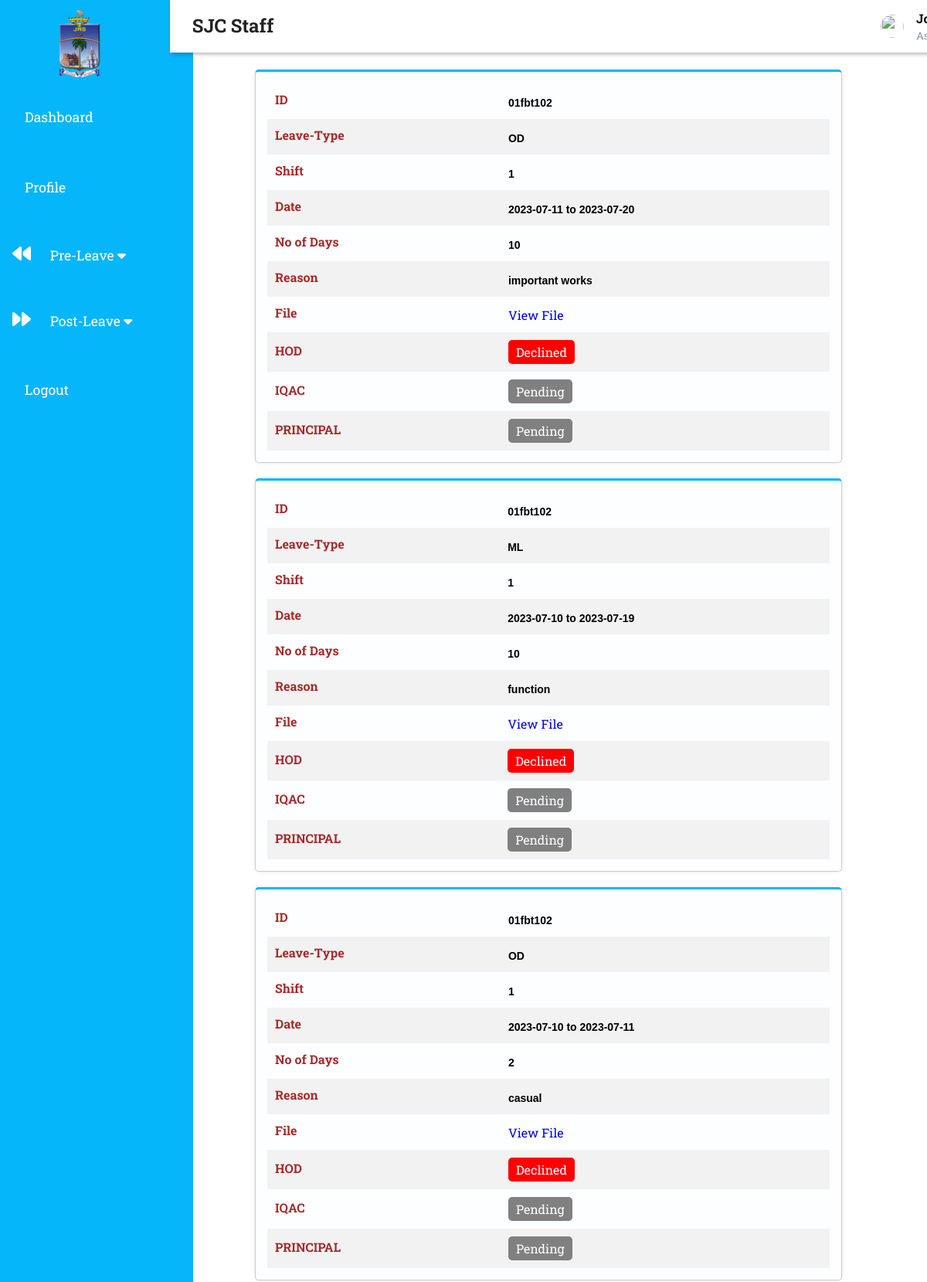
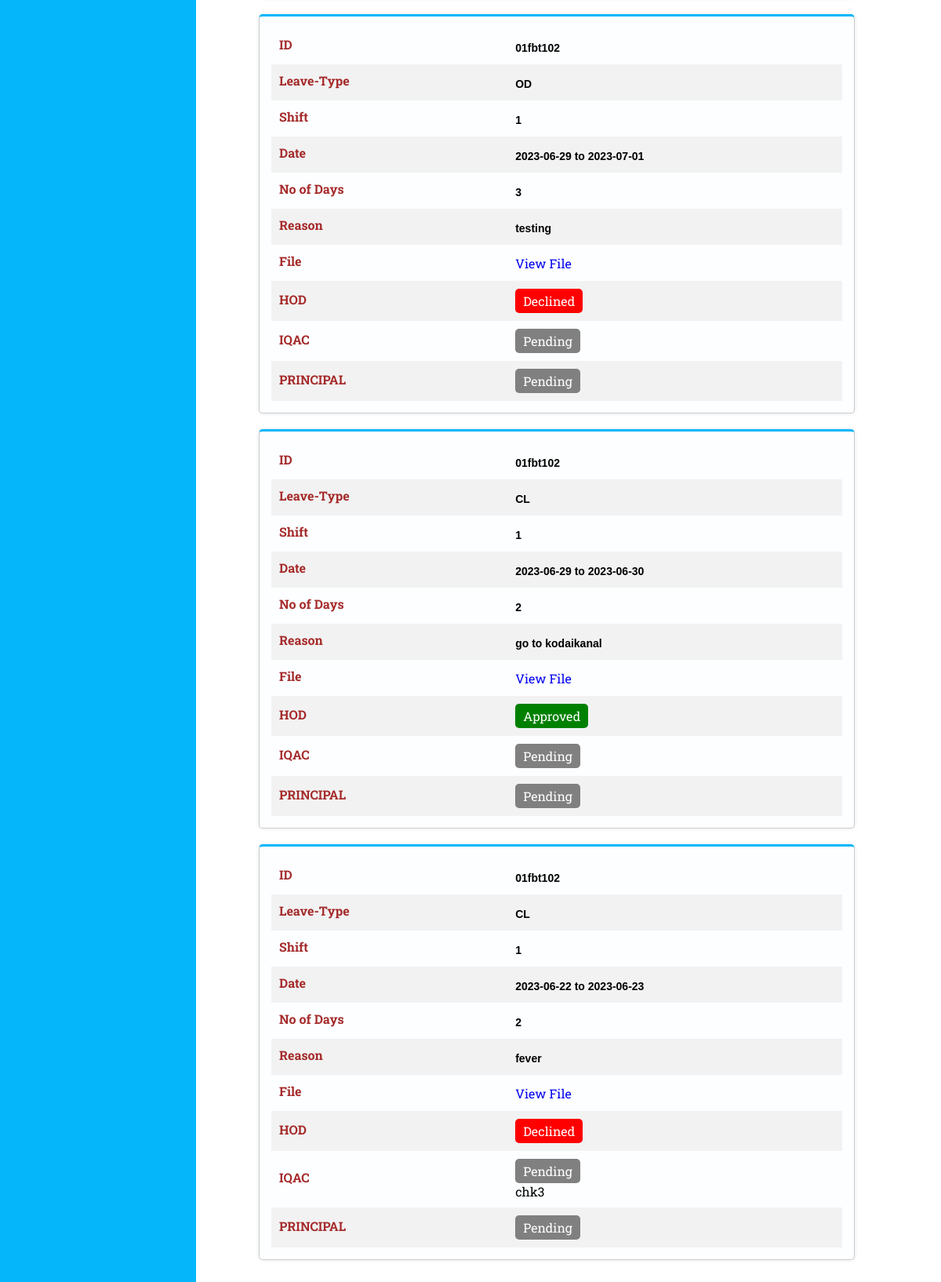
The app's page /Staff/pending.php (signed in), older data (2 pictures, top to bottom).
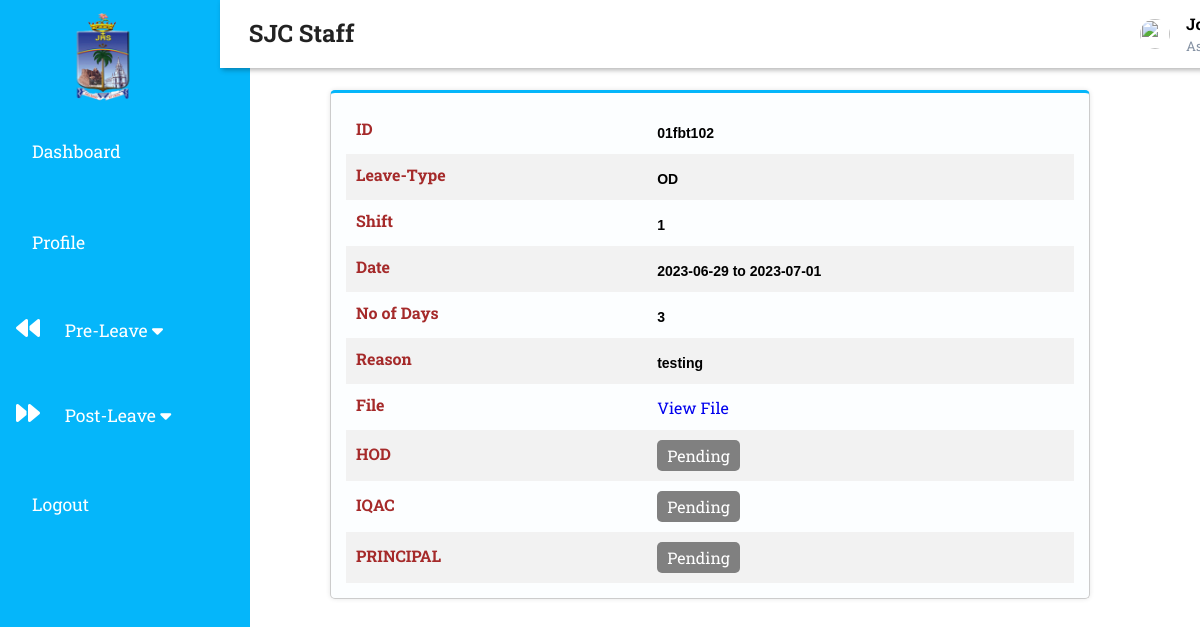
The same page, newer data.
### tables this page shows
CREATE TABLE `faculty_details` (
  `s_id` varchar(20) NOT NULL,
  `name` varchar(30) NOT NULL,
  `department` varchar(30) NOT NULL,
  `dob` date NOT NULL,
  `shift` int(1) NOT NULL
);

CREATE TABLE `faculty1` (
  `application_id` int(11) NOT NULL,
  `name` varchar(30) NOT NULL,
  `id` varchar(30) NOT NULL,
  `department` varchar(30) NOT NULL,
  `LType` varchar(30) NOT NULL,
  `shift` int(1) NOT NULL,
  `start` date NOT NULL,
  `end` date NOT NULL,
  `ndays` int(30) NOT NULL,
  `reason` varchar(50) NOT NULL,
  `hod` int(10) NOT NULL DEFAULT 3,
  `H_feedback` varchar(100) NOT NULL,
  `aqict` int(10) NOT NULL DEFAULT 3,
  `IC_Feedback` varchar(100) NOT NULL,
  `principal` int(10) NOT NULL DEFAULT 3,
  `Pn_feedback` varchar(100) NOT NULL,
  `file` varchar(255) NOT NULL,
  `next_form` int(11) NOT NULL DEFAULT 3,
  `RegDate` timestamp NOT NULL DEFAULT current_timestamp()
);

### Staff/pending.php (the view, shortened to what this page needs)
<?php
if ($_SESSION['s_id'] && $_SESSION['position'] == 'staff') {
?>
    <!DOCTYPE html>
    <html>
    <head>
        <link rel="stylesheet" href="pending2.css">
        <link rel="stylesheet" type="text/css" href="sidebar.css">
    </head>
    <body>
        <?php include "Sidebar.php"; ?>
        <div class="main-content">
            <div class="container" style="margin-left: auto">
                <?php include "header.php"; ?>
                <?php
                include '../database/Databasedemo.php';
                $id = $_SESSION['s_id'];
                $sql = "SELECT Name, id, LType, shift, ndays, start, end, file, reason, H_feedback, IC_Feedback, Pn_feedback, hod, aqict, principal FROM faculty1 WHERE id = '" . $id . "' AND (hod = FALSE OR aqict = FALSE OR principal = FALSE OR hod = 3 OR aqict = 3 OR principal = 3)ORDER BY application_id DESC";
                $result = mysqli_query($conn, $sql);
                while ($row = mysqli_fetch_assoc($result)) {
                    $approvalStatus = array();
                    $officials = array('HOD', 'IQAC', 'PRINCIPAL');
                    $officialKeys = array('hod', 'aqict', 'principal');
                    $official_fb = array('H_feedback', 'IC_Feedback', 'Pn_feedback');
                    foreach ($officialKeys as $key) {
                        if ($row[$key] == 1) {
                            $approvalStatus[] = 'Approved';
                        } elseif ($row[$key] == 0) {
                            $approvalStatus[] = 'Declined';
                        } else {
                            $approvalStatus[] = 'Pending';
                        }
                    }
                ?>
                    <div class="form-container">
                        <table>
                            <?php
                            $form_fields = [
                                'id' => ['label' => 'ID'],
                                'LType' => ['label' => 'Leave-Type'],
                                'shift' => ['label' => 'Shift'],
                                'start' => ['label' => 'Date'],
                                'ndays' => ['label' => 'No of Days'],
                                'reason' => ['label' => 'Reason'],
                                'file' => ['label' => 'File'],
                            ];
                            foreach ($form_fields as $field_name => $field_data) {
                                $value = $row[$field_name];
                                echo '<tr>';
                                echo '<td><label>' . $field_data['label'] . '</label></td>';
                                if ($field_name === 'file') {
                                    if ($row['file']) {
                                        echo '<td><a href="' . $row['file'] . '" target="_blank">View File</a></td>';
                                    } else {
                                        echo '<td>No File</td>';
                                    }
                                } elseif ($field_name === 'start' || $field_name === 'end') {
                                    $start_date = date('Y-m-d', strtotime($row['start']));
                                    $end_date = date('Y-m-d', strtotime($row['end']));
                                    $date_range = $start_date . ' to ' . $end_date;
                                    echo '<td><span class="sp">' . $date_range . '</span></td>';
                                } else {
                                    echo '<td><span class="sp">' . $value . '</span></td>';
                                }
                                echo '</tr>';
                            }
                            foreach ($officials as $index => $official) {
                                $status = $approvalStatus[$index];
                                echo '<tr>';
                                echo '<td><label>' . $official . '</label></td>';
                                echo '<td colspan="3"><span class="approval-status ' . strtolower($status) . '">' . $status . '</span><br>
                                ' . $row[$official_fb[$index]] . '
                                </td>';
                                echo '</tr>';
                            }
                            ?>
                        </table>
                    </div>
                <?php
                }
                ?>
            </div>
        </div>
    </body>
    </html>
<?php
} else {
    header("location:../Login/home.php");
}
?>

### Staff/Sidebar.php (shortened to what this page needs)
<!DOCTYPE html>
<html lang="en">
<head>
  <link rel="stylesheet" href="https://maxst.icons8.com/vue-static/landings/line-awesome/font-awesome-line-awesome/css/all.min.css">
  <link rel="stylesheet" href="https://maxst.icons8.com/vue-static/landings/line-awesome/line-awesome/1.3.0/css/line-awesome.min.css">
  <link rel="stylesheet" type="text/css" href="sidebar.css">
</head>
<body>
  <?php $page = substr($_SERVER['SCRIPT_NAME'], strrpos($_SERVER['SCRIPT_NAME'], "/") + 1) ?>
  <div class="sidebar">
    <div class="sidebar-head">
      <h2><span><img src="../assets/About_logo-removebg-preview.png" height="100px" width="120px" style="margin-top: -10px; margin-left: -5px;"></span></h2>
    </div>
    <div class="sidebar-menu">
      <ul>
        <li><a href="index.php" class="<?= $page == 'index.php' ? 'active' : '' ?>"><span class="las la-igloo"></span> <span>Dashboard</span></a></li>
        <li><a href="profile.php" class="<?= $page == 'profile.php' ? 'active' : '' ?>"><span class="las la-user"></span><span>Profile</span> </a></li>
        <li><a class="dropdown-btn"><span class="fa fa-backward"></span> &nbsp;<span>Pre-Leave <i class="fa fa-caret-down"></i></span> </a>
        </li>
        <li><a class="dropdown-btn"><span class="fa fa-forward"></span> &nbsp;<span>Post-Leave <i class="fa fa-caret-down"></i></span> </a>
        </li>
        <li><a href="../Login/logout.php" class=""><span class="las la-igloo"></span> <span>Logout</span></a></li>
      </ul>
    </div>
  </div>
</body>
</body>
</html>

### Staff/header.php (shortened to what this page needs)
<!DOCTYPE html>
<html lang="en">
<head>
</head>
<body>
    <header>
        <h2>
            <div class="header-list">
                <label for="nav-toggle">
                    <span class="las la-bars"></span>
                </label>SJC Staff
            </div>
        </h2>
        <div class="user-wrapper">
            <img src="https://encrypted-tbn0.gstatic.com/images?q=tbn:ANd9GcQMi1noTDjkelW0kvsZO5CgEaBM5GHrNkF9ix7Knt9Ztw&s" alt="" width="30px" height="30px">
            <div>
                <h4><?php
                    $id = $_SESSION['s_id'];
                    include '../database/Databasedemo.php';
                    $sql = "SELECT name FROM faculty_details where s_id='$id'";
                    $result = $conn->query($sql);
                    if ($result->num_rows > 0) {
                        $row = $result->fetch_assoc();
                        $value = $row['name'];
                        echo  $value;
                    }
                    ?></h4>
                <small>Assistant professor</small>
            </div>
        </div>
    </header>
</body>
</html>

### Staff/pending2.css (style rules this page uses)
.container { margin: 60px auto 0; max-width: 800px; padding: 20px; box-sizing: border-box; }
.form-container { border: 1px solid #ccc; padding: 15px; margin-bottom: 20px; border-radius: 5px; box-sizing: border-box; margin-top: 10px; background-color: #fcfeff; box-shadow: 0 0 5px rgba(0, 0, 0, 0.1); border-top: 3px solid #05b6fa; }
.form-container label { display: inline-block; width: 110px; font-weight: bold; margin-bottom: 5px; color: brown; }
.sp { font-family: Arial, sans-serif; font-size: 14px; color: black; font-weight: bold; margin-top: 20px; }
table { width: 100%; border-collapse: collapse; }
td { padding: 10px; }
tr:nth-child(even) { background-color: #f2f2f2; }
.approval-status { display: inline-block; padding: 5px 10px; border-radius: 5px; }
.pending { background-color: grey; color: white; }
.approved { background-color: green; color: white; }
.declined { background-color: red; color: white; }

### Staff/sidebar.css (style rules this page uses)
:root { --main-color:#05b6fa; --color-dark:#5c6968; --text-grey:#8390a2; --difrent:#b5afaf; }
* { padding: 0; margin: 0; box-sizing: border-box; list-style: none; text-decoration: none; font-family: 'Roboto Slab', serif; }
.sidebar { width: 220px; position: fixed; left: 0; top: 0; height: 100%; background:var(--main-color); z-index: 100; transition: width 300ms; }
.sidebar-head { height: 90px; padding:1rem 2rem 1rem 2rem ; color: #fff; }
.sidebar-head span { display: inline-block; padding-right: 1rem; }
.main-content { transition: margin-left 300ms; margin-left: 220px; }
.sidebar-menu { margin-top: 1rem; }
.sidebar-menu li { width: 100%; margin-top: 1.7rem; padding-left: 1rem; }
.sidebar-menu a { padding-left: 1rem; display: block; color: #fff; font-size: 1.1rem; padding-top: 1rem; padding-bottom: 1rem; }
.sidebar-menu a span:first-child { font-size: 1.5rem; padding-right: 1rem; }
.main-content { margin-left: 220px; }
header { background: #fff; display: flex; justify-content: space-between; padding: 0.8rem 0.8rem; box-shadow: 2px 2px 5px rgba(0,0,0,.3); position: fixed; left: 220px; width: calc(100% - 220px); top: 0; z-index: 100; transition: left 300ms; }
header h2 { color: #222; }
header label span { font-size: 1.7rem; padding-left: 1rem; }
.user-wrapper { display: flex; align-items: center; }
.user-wrapper img { border-radius: 50%; margin-right: 1rem; }
.user-wrapper small { display: inline-block; color: var(--text-grey); }
@media only screen and (max-width: 1200px) { .sidebar { width: 100px; } }
@media only screen and (max-width: 1200px) { .main-content header { width: calc(100% - 100px); } }
@media only screen and (max-width: 1200px) { .sidebar .sidebar-head h2, .sidebar li a { padding-left: 1rem; } }
@media only screen and (max-width: 1200px) { .sidebar { width: 250px; } }
@media only screen and (max-width: 1200px) { .sidebar li a { padding-left: 0rem; } }

Row changes from the older to the newer data that the page shows:
no longer on this page (row edited): faculty1: label "ID", id "01fbt102", label "Leave-Type", LType "OD", label "Shift", shift "1", label "Date", date_range "2023-07-11 to 2023-07-20", label "No of Days", ndays "10", label "Reason", reason "important works", label "File", official "HOD", status "Declined", official "IQAC", status "Pending", official "PRINCIPAL"
no longer on this page (row edited): faculty1: label "ID", id "01fbt102", label "Leave-Type", LType "ML", label "Shift", shift "1", label "Date", date_range "2023-07-10 to 2023-07-19", label "No of Days", ndays "10", label "Reason", reason "function", label "File", official "HOD", status "Declined", official "IQAC", status "Pending", official "PRINCIPAL"
no longer on this page (row edited): faculty1: label "ID", id "01fbt102", label "Leave-Type", LType "OD", label "Shift", shift "1", label "Date", date_range "2023-07-10 to 2023-07-11", label "No of Days", ndays "2", label "Reason", reason "casual", label "File", official "HOD", status "Declined", official "IQAC", status "Pending", official "PRINCIPAL"
no longer on this page (row edited): faculty1: label "ID", id "01fbt102", label "Leave-Type", LType "CL", label "Shift", shift "1", label "Date", date_range "2023-06-29 to 2023-06-30", label "No of Days", ndays "2", label "Reason", reason "go to kodaikanal", label "File", official "HOD", status "Approved", official "IQAC", status "Pending", official "PRINCIPAL"
no longer on this page (row edited): faculty1: label "ID", id "01fbt102", label "Leave-Type", LType "CL", label "Shift", shift "1", label "Date", date_range "2023-06-22 to 2023-06-23", label "No of Days", ndays "2", label "Reason", reason "fever", label "File", official "HOD", status "Declined", official "IQAC", status "Pending", IC_Feedback "chk3", official "PRINCIPAL"
Text that changed along with them:
new list line: "HOD Pending"
list line gone: "HOD Declined"
